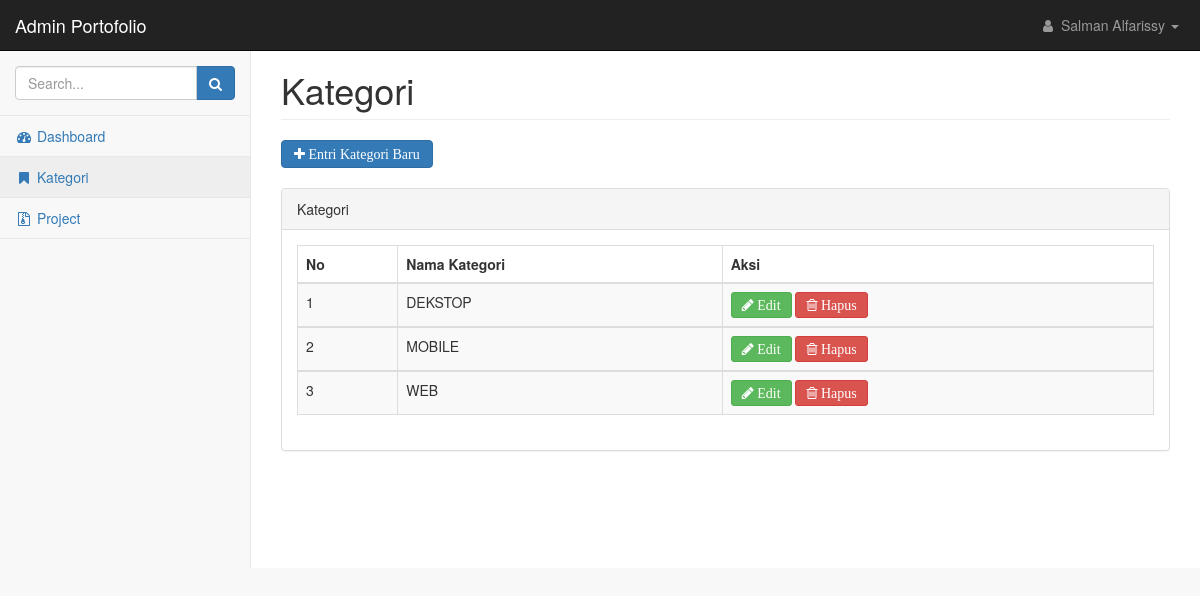
The app's page /admin/home.php?page=kategori&username=Salman_Alfarissy with its own data.
### tables this page shows
CREATE TABLE `akun` (
  `username` varchar(50) NOT NULL,
  `nama` varchar(50) NOT NULL,
  `password` varchar(50) NOT NULL
);

CREATE TABLE `kategori` (
  `id_kategori` int(11) NOT NULL,
  `nama_kategori` varchar(50) NOT NULL
);

### admin/kategori.php (the view, shortened to what this page needs)
<div class="row">
    <div class="col-lg-12">
        <h1 class="page-header">Kategori</h1>
    </div>
</div>
<?php
include("../koneksi.php");
$aksi=isset($_GET['aksi']) ? $_GET['aksi'] : 'list';
switch ($aksi){
    case 'list';
?>
<div>
    <a href=?page=kategori&aksi=entri&username=<?php echo $_GET['username'] ?> class="btn btn-primary fa fa-plus"> Entri Kategori Baru </a>
</div>
<br/>
<div class="row">
    <div class="col-lg-12">
        <div class="panel panel-default">
            <div class="panel-heading">
               Kategori
            </div>
            <div class="panel-body">
                <div class="table-responsive">
                    <table class="table table-striped table-bordered table-hover" id="dataTables-example">
                        <thead>
                            <tr>
                                <th>No</th>
                                <th>Nama Kategori</th>
                                <th>Aksi</th>
                            </tr>
                        </thead>
                        <?php
                        $no=1;
                        $tampil=mysqli_query($koneksi,"SELECT * FROM kategori");
                        while ($data=mysqli_fetch_array($tampil)) {
                        ?>
                        <tbody>
                            <tr class="odd gradeX">
                                <td><?php echo $no?></td>
                                <td><?php echo $data['nama_kategori']?></td>
                                <td><a href=?page=kategori&aksi=edit&username=<?php echo $_GET['username'] ?>&id_kategori=<?php echo $data['id_kategori']; ?> class="btn btn-success btn-sm fa fa-pencil"> Edit</a>
			                        <a href="aksi_kategori.php?page=kategori&username=<?php echo $_GET['username'] ?>&proses=hapus&id_kategori=<?php echo $data['id_kategori']; ?>"
				                    onclick="return confirm('Yakin akan menghapus data ?');" class="btn btn-danger btn-sm fa fa-trash-o"> Hapus</td>
                            </tr>
                            <?php
                            $no++;
                        }
                            ?>
                        </tbody>
                    </table>
                    <?php
                        break;
                    ?>
                    <?php
                    }
                    ?>
                </div>
            </div>
        </div>
    </div>
</div>

### admin/home.php (shortened to what this page needs)
<!DOCTYPE html>
<html lang="en">
    <head>
        <link href="../bootstrap/scss/bootstrap.min.css" rel="stylesheet">
        <link href="../bootstrap/scss/metisMenu.min.css" rel="stylesheet">
        <link href="../bootstrap/css/dataTables/dataTables.bootstrap.css" rel="stylesheet">
        <link href="../bootstrap/css/dataTables/dataTables.responsive.css" rel="stylesheet">
        <link href="../bootstrap/scss/timeline.css" rel="stylesheet">
        <link href="../bootstrap/scss/startmin.css" rel="stylesheet">
        <link href="../bootstrap/scss/morris.css" rel="stylesheet">
        <link href="../bootstrap/scss/font-awesome.min.css" rel="stylesheet" type="text/css">
    </head>
    <body>
        <div id="wrapper">
            <nav class="navbar navbar-inverse navbar-fixed-top" role="navigation">
                <div class="navbar-header">
                    <a class="navbar-brand" href="home.php">Admin Portofolio</a>
                </div>
                <ul class="nav navbar-right navbar-top-links">
                    <li class="dropdown">
                        <a class="dropdown-toggle" data-toggle="dropdown" href="#">
                        <?php
                        include("../koneksi.php");
                        $query=mysqli_query($koneksi,"SELECT * FROM akun WHERE username='$_GET[username]'");
                        $data=mysqli_fetch_array($query);
                        ?>
                            <i class="fa fa-user fa-fw"></i> <?php echo $data['nama']; ?> <b class="caret"></b>
                        </a>
                    </li>
                </ul>
                <div class="navbar-default sidebar" role="navigation">
                    <div class="sidebar-nav navbar-collapse">
                        <ul class="nav" id="side-menu">
                            <li class="sidebar-search">
                                <div class="input-group custom-search-form">
                                    <input type="text" class="form-control" placeholder="Search...">
                                    <span class="input-group-btn">
                                        <button class="btn btn-primary" type="button">
                                            <i class="fa fa-search"></i>
                                        </button>
                                </span>
                                </div>
                            </li>
                            <li>
                                <a <?php if ($_GET["page"]=="home"){echo 'class="active"'; }?> href="?page=home&username=<?php echo $_GET['username']?>" ><i class="fa fa-dashboard fa-fw"></i> Dashboard </a>
                            </li>
                            <li>
                                <a <?php if ($_GET["page"]=="kategori"){echo 'class="active"'; }?> href="?page=kategori&username=<?php echo $_GET['username']?>"><i class="fa fa-bookmark fa-fw"></i> Kategori </a>
                            </li>
                            <li>
                                <a <?php if ($_GET["page"]=="project"){echo 'class="active"'; }?> href="?page=project&username=<?php echo $_GET['username']?>"><i class="fa fa-file-archive-o fa-fw"></i> Project </a>
                            </li>
                        </ul>
                    </div>
                </div>
            </nav>
            <div id="page-wrapper">
                <div class="container-fluid">
                    <?php
                    include_once "main.php";
                    ?>
                </div>
            </div>
        </div>
    </body>
</html>

### admin/main.php (shortened to what this page needs)
<?php
$page=isset($_GET['page']) ? $_GET['page'] : 'home';
if ($page=='kategori') include 'kategori.php';

### records on screen
akun: nama "Salman Alfarissy"
kategori: nama_kategori "DEKSTOP"
kategori: nama_kategori "MOBILE"
kategori: nama_kategori "WEB"
